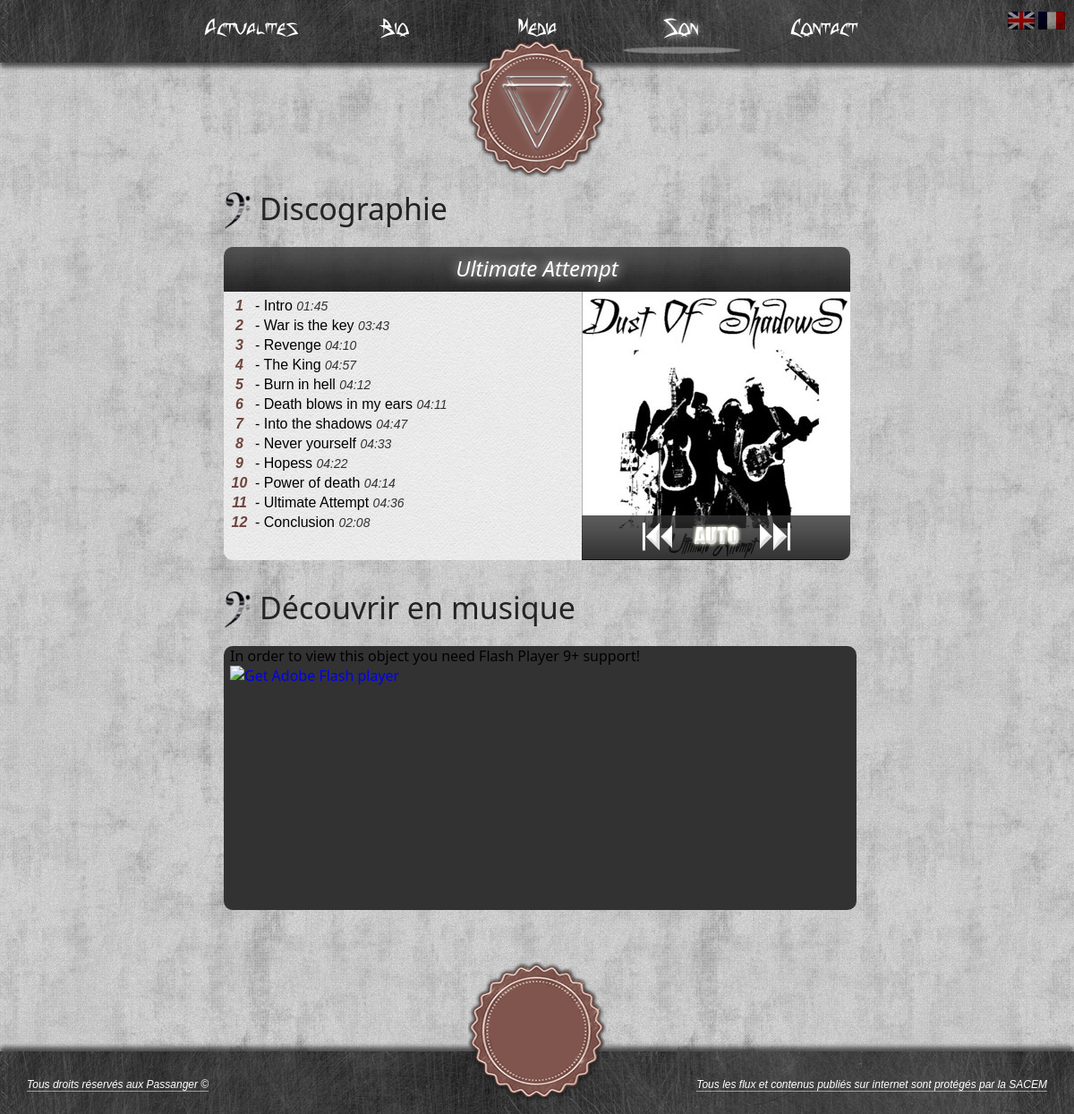
The app's page /fr-sound with its own data.
### tables this page shows
CREATE TABLE IF NOT EXISTS `links` (
  `idLinks` smallint(5) unsigned NOT NULL AUTO_INCREMENT,
  `text` varchar(200) NOT NULL,
  `href` mediumtext NOT NULL,
  `lang` varchar(2) NOT NULL,
  PRIMARY KEY (`idLinks`)
);

CREATE TABLE IF NOT EXISTS `albums` (
  `idAlbums` smallint(5) unsigned NOT NULL AUTO_INCREMENT,
  `name` varchar(250) NOT NULL,
  `description` text NOT NULL,
  `date` varchar(20) NOT NULL,
  `cover` varchar(150) NOT NULL,
  `lang` varchar(2) NOT NULL,
  PRIMARY KEY (`idAlbums`)
);

CREATE TABLE IF NOT EXISTS `song` (
  `idSong` smallint(5) unsigned NOT NULL AUTO_INCREMENT,
  `filename` varchar(250) DEFAULT NULL,
  `title` varchar(250) NOT NULL,
  `description` mediumtext,
  `duration` varchar(10) NOT NULL,
  `lang` varchar(2) NOT NULL,
  PRIMARY KEY (`idSong`)
);

### class/Session.php (called while the page is built, shortened)
<?php
class Session{
    public function __construct($sessionName = 'anonyme',$cookieParams = array(), $timeout = 3600){
        $this->sessionName = (string) $sessionName;
        $this->cookieParams = array_merge(
			session_get_cookie_params(),
			$cookieParams
        );
    }
    public function write($key, $value){
        return $this;
    }
    public function read($key, $default = NULL){
        return (isset($_SESSION[$key]))? $_SESSION[$key] : $default;
    }
}

### bootstrap.php (called while the page is built, shortened)
<?php
require_once 'class/Session.php';
$session = new Session();

### class/Links.php (called while the page is built)
<?php
class Links{
    private $pdo = null;
    private $lang = null;
    public function __construct($pdo, $lang){
        $this->pdo = $pdo;
        $this->lang = $lang;
    }
    public function getAllLinks(){
        $request = "SELECT idLinks, text, href
			FROM links
			WHERE lang='".$this->lang."'";
		$links_array = array();
        try{
            $result = $this->pdo->query($request);
            while($ligne = $result->fetch(PDO::FETCH_ASSOC)){
                    $links_array[$ligne['idLinks']] = $ligne;
            }
            return $links_array;
        }catch(PDOException $e){
            print $e->getMessage();
        }
        return array();
    }
}

### class/Music.php (called while the page is built, shortened)
<?php
class Music{
    private $pdo = null;
    private $lang = null;
    public function __construct($pdo, $lang){
        $this->pdo = $pdo;
        $this->lang = $lang;
    }
    public function getAllAlbums(){
        $request = "SELECT *
			FROM albums
			WHERE lang='".$this->lang."'";
        try{
	    $stmt = $this->pdo->query($request);
            $stmt->setFetchMode(PDO::FETCH_ASSOC);
	    $ligne = $stmt->fetchAll();
            return $ligne;
        }catch(PDOException $e){
            print $e->getMessage();
        }
        return array();
    }
    public function getAlbumsName(){
	$request = "SELECT name
			FROM albums
			WHERE lang='".$this->lang."'";
        try{
            $stmt = $this->pdo->query($request);
            $stmt->setFetchMode(PDO::FETCH_ASSOC);
	    $ligne = $stmt->fetchAll();
            return $ligne;
        }catch(PDOException $e){
            print $e->getMessage();
        }
        return array();
    }
    public function getMusicsByAlbums($idAlbums){
	$request = "SELECT s.idSong, s.filename, s.title as stitle, s.description, s.duration, a.name as atitle  ".
		   "FROM song s INNER JOIN albums_song als ON s.idSong = als.idSong ".
		   "INNER JOIN albums a ON a.idAlbums = als.idAlbums ".
		   "WHERE s.lang='".$this->lang."' AND a.idAlbums=".$idAlbums;
        try{
            $result = $this->pdo->query($request);
	    $result->setFetchMode(PDO::FETCH_ASSOC);
            $ligne = $result->fetchAll();
            return $ligne;
        }catch(PDOException $e){
            print $e->getMessage();
        }
        return array();
    }
}

### sound.php (the view, shortened to what this page needs)
<?php require_once 'class/Music.php'?>
<?php $music = new Music($pdo,$session->read('langue')); ?>
<?php $albumsId = $music->getAllAlbums(); ?>
<?php $compteurSlide = 1; ?>
<?php $compteurCover = 1; ?>
<?php $compteurAlbum = 1; ?>
<div id="sound-left-column">
    <h1><?php echo DISCOGRAPHY;?></h1>
    <div id="albums-slider-container" >
	<div id="albums-names">
	    <?php foreach($music->getAlbumsName() as $val): ?>
	    <div id="album-name-<?php echo $compteurAlbum ?>" <?php if($compteurAlbum != 1)echo"style='display:none;'" ?> class="album-names-slide">
		<h2><?php echo $val['name'] ?></h2>
	    </div>
	    <?php $compteurAlbum++; ?>
	    <?php endforeach; ?>
	</div>
	<div id="albums-left-slider">
	    <?php foreach($albumsId as $id): ?>
		<?php $compteurSong = 1; ?>
		<div class="album-slider" id="slider-<?php echo $compteurSlide ?>" >
		<?php foreach($music->getMusicsByAlbums($id['idAlbums']) as $val): ?>
			<p class="song-title"><span class="song-number"><?php echo $compteurSong++ ?></span>-  <?php echo $val['stitle']; ?>  <span class="song-duration"><?php echo $val['duration']; ?></span></p>
		<?php endforeach; ?>
		</div>
	    <?php $compteurSlide++; ?>
	    <?php endforeach; ?>
	</div>
	<div id="albums-right-panel">
	    <?php foreach($albumsId as $album): ?>
		<div class="album-cover" id="cover-<?php echo $compteurCover ?>">
		    <img class="cover" alt="<?php echo $album['name']; ?>" src="/public/media/image/<?php echo $album['cover']; ?>" />
		</div>
		<?php $compteurCover++; ?>
	    <?php endforeach; ?>
	    <div id="control-panel">
		<button class="prev control-btn">prev</button>
		<button id="autoplay" class="play">play</button>
		<button class="next control-btn">next</button>
	    </div>
	</div>
    </div>
</div>
<div id="sound-right-column">
    <h1><?php echo PLAYLIST ?></h1>
    <div id="player-container" >
	<div id="FlashComponent">
		<p>In order to view this object you need Flash Player 9+ support!</p>
		<a href="http://www.adobe.com/go/getflashplayer">
			<img src="http://www.adobe.com/images/shared/download_buttons/get_flash_player.gif" alt="Get Adobe Flash player"/>
		</a>
	</div>
    </div>
</div>

### page/header.phtml
<?php
	require_once 'class/Links.php';
	$links = new Links($pdo,$session->read('langue'));
	$linksInformation = $links->getAllLinks();
    $tag_langue = isset($_SESSION['langue'])?$_SESSION['langue']:'fr';
	$actual_url = ($_SERVER['REQUEST_URI'] == '/'?'/'.$tag_langue.'-home':$_SERVER['REQUEST_URI']);
?>
<header>
<div id="header_block">
	<div id="language">
		<a href="set_language.php?lang=en" title="English Version">
			<img src="public/media/image/flag_en.png" />
		</a>
		<a href="set_language.php?lang=fr" title="Version Française">
			<img src="public/media/image/flag_fr.png" />
		</a>
	</div>
	<div id="header">
		<ul>
		<?php
			foreach($linksInformation as $this_link_information){
				$id_css_array = explode('.',$this_link_information['href']);
				$id_css = reset($id_css_array);
				$url_tab = '/'.$tag_langue.'-'.$this_link_information['href'];
				if($this_link_information['href'] != 'home'){
					echo '
		<li '.(($actual_url == $url_tab)?'class="selected menu"':'class="menu"').'id="'.$id_css.'">
			<a href="'.$tag_langue.'-'.$this_link_information['href'].'">'.
				$this_link_information['text'].'
			</a>
		</li>';
				}
			}
		?>
		</ul>
		<div id="box">
			<div id="rectangle">
			</div>
		</div>
	</div>
	<div id="logo">
		<a href="<?php echo $tag_langue; ?>-home">
		</a>
	</div>
</div>
</header>

### records on screen
links: text "Actualites"
links: text "Bio"
links: text "Media"
links: text "Son"
links: text "Contact"
albums: name "Ultimate Attempt", cover (picture)
song: title "Intro", duration "01:45"
song: title "War is the key", duration "03:43"
song: title "Revenge", duration "04:10"
song: title "The King", duration "04:57"
song: title "Burn in hell", duration "04:12"
song: title "Death blows in my ears", duration "04:11"
song: title "Into the shadows", duration "04:47"
song: title "Never yourself", duration "04:33"
song: title "Hopess", duration "04:22"
song: title "Power of death", duration "04:14"
song: title "Ultimate Attempt", duration "04:36"
song: title "Conclusion", duration "02:08"

### other values on screen
DISCOGRAPHY "Discographie"
PLAYLIST "Découvrir en musique"
COPYRIGHT "Tous droits réservés aux Passanger ©"
SACEM "Tous les flux et contenus publiés sur internet sont protégés par la SACEM"
